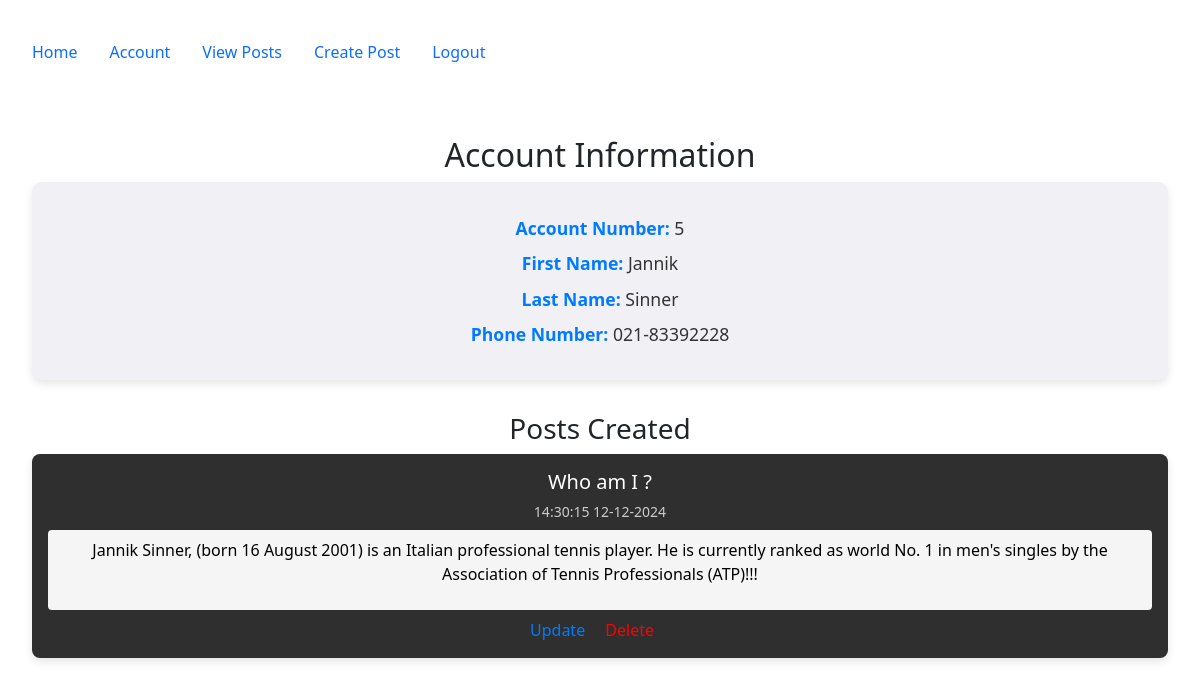
/account (signed in), run on the app's committed database.
### config.py (models this page shows, shortened)
class User(db.Model, UserMixin):
    __tablename__ = 'users'
    id = db.Column(db.Integer, primary_key=True)
    email = db.Column(db.String(100), nullable=False, unique=True)
    password = db.Column(db.String(128), nullable=False)
    firstname = db.Column(db.String(100), nullable=False)
    lastname = db.Column(db.String(100), nullable=False)
    phone = db.Column(db.String(100), nullable=False)
    mfa_key = db.Column(db.String(32), nullable=False, default='')
    salt = db.Column(db.String(44), nullable=False,default=lambda: base64.urlsafe_b64encode(os.urandom(32)).decode('utf-8'))
    mfa_enabled = db.Column(db.Boolean, nullable=False, default=False)
    role = db.Column(db.String(50), nullable=False, default='end_user')
    posts = db.relationship("Post", order_by=Post.id, back_populates="user")
    log = db.relationship("Log", uselist=False, back_populates="user", cascade="all, delete-orphan")

class Post(db.Model):
   __tablename__ = 'posts'
   id = db.Column(db.Integer, primary_key=True)
   userid = db.Column(db.Integer, db.ForeignKey('users.id', ondelete="CASCADE"), nullable=False)
   created = db.Column(db.DateTime, nullable=False, default=datetime.utcnow)
   title_encrypted = db.Column(db.LargeBinary, nullable=False)
   body_encrypted = db.Column(db.LargeBinary, nullable=False)
   user = db.relationship("User", back_populates="posts")
   @staticmethod
   def derive_key(salt):
       return base64.urlsafe_b64encode(salt.encode('utf-8').ljust(32)[:32])
   @staticmethod
   def decrypt(data, key):
       fernet = Fernet(key)
       return fernet.decrypt(data).decode('utf-8')

### accounts/views.py (the view)
@accounts_bp.route('/account')
@login_required
def account():
    user = current_user
    encryption_key = Post.derive_key(user.salt)
    user_posts = []
    posts_query = Post.query.filter_by(userid=user.id).all()
    for post in posts_query:
        try:
            decrypted_post = {
                "id": post.id,
                "title": Post.decrypt(post.title_encrypted, encryption_key),
                "body": Post.decrypt(post.body_encrypted, encryption_key),
                "created": post.created,
            }
            user_posts.append(decrypted_post)
        except Exception as e:
            print(f"Failed to decrypt post ID {post.id}: {e}")
    return render_template('accounts/account.html', user=user, posts=user_posts)

### app.py (called while the page is built, shortened)
@login_manager.user_loader
def load_user(user_id):
    return User.query.get(int(user_id))

@app.before_request
def restrict_access_and_waf_function_name():
    excluded_routes = ['firewall_error', 'static', 'accounts.mfa_setup']
    if request.endpoint in excluded_routes:
        return
    path = request.path
    query = request.query_string.decode("utf-8")
    combined_request_data = f"{path} {query}"
    print(f"Combined Request Data: {combined_request_data}")
    for attack_type, pattern in waf_rules.items():
        if pattern.search(combined_request_data):
            matched_data = pattern.findall(combined_request_data)
            print(f"Detected Attack Type: {attack_type} | Matched Data: {matched_data}")
            flash(f"Attack detected: {attack_type}", "danger")
            return redirect(url_for('firewall_error', attack_type=attack_type))

### templates/accounts/account.html (shortened to what this page needs)
{% extends "base.html" %}
{% block content %}
<h2>Account Information</h2>
{% if user.is_authenticated %}
    <div class="account-info">
        <p><strong>Account Number:</strong> {{ user.id }}</p>
        <p><strong>First Name:</strong> {{ user.firstname }}</p>
        <p><strong>Last Name:</strong> {{ user.lastname }}</p>
        <p><strong>Phone Number:</strong> {{ user.phone }}</p>
    </div>
    <h3>Posts Created</h3>
    <div class="post-container">
        {% if posts %}
            {% for post in posts %}
                <div class="post-card">
                    <h4>{{ post.title }}</h4>
                    <small>{{ post.created.strftime('%H:%M:%S %d-%m-%Y') }}</small>
                    <div class="post-body">
                        <p>{{ post.body }}</p>
                    </div>
                    <div class="post-actions">
                        <a href="{{ url_for('posts.update', id=post.id) }}">Update</a>
                        <a href="{{ url_for('posts.delete', id=post.id) }}" style="color: red;">Delete</a>
                    </div>
                </div>
            {% endfor %}
        {% else %}
            <p>No posts available.</p>
        {% endif %}
    </div>
{% else %}
    <p>You must be logged in to view account details.</p>
{% endif %}
{% endblock %}

### templates/accounts/account.html (style rules this page uses)
.account-info { background-color: #f0f0f5; color: #333; padding: 1.5em; border-radius: 10px; box-shadow: 0 4px 8px rgba(0, 0, 0, 0.1); margin-bottom: 2em; }
.account-info p { font-size: 1.1em; margin: 0.5em 0; }
.account-info strong { color: #007bff; }
.post-container { display: flex; flex-direction: column; gap: 1em; }
.post-card { background-color: #2f2f2f; color: white; padding: 1em; border-radius: 8px; box-shadow: 0 4px 8px rgba(0, 0, 0, 0.1); }
.post-card h4 { margin: 0; font-size: 1.25em; }
.post-card small { display: block; margin-top: 0.5em; color: #ccc; }
.post-body { background-color: #f5f5f5; color: black; padding: 0.5em; border-radius: 4px; margin-top: 0.5em; }
.post-actions { margin-top: 0.5em; }
.post-actions a { color: #007bff; text-decoration: none; margin-right: 1em; }

### data on the page
User: id "5", firstname "Jannik", lastname "Sinner", phone "021-83392228"
Post: created "14:30:15 12-12-2024"

### other printed values
{{ post.title }} "Who am I ?"
{{ post.body }} "Jannik Sinner, (born 16 August 2001) is an Italian professional tennis player. He is currently ranked as world No. 1 in men's singles by the Association of Tennis Professionals (ATP)!!!"
